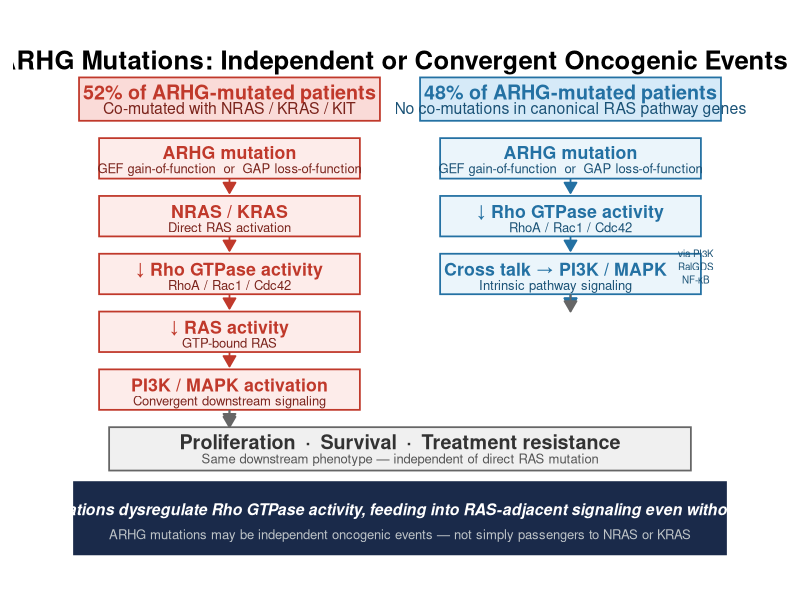

Generate this figure with R:
library(ggplot2)
library(grid)

BASE_DIR <- Sys.getenv("ARHG_BASE_DIR", unset = normalizePath("."))

# Canvas dimensions
W <- 14
H <- 9

# Helper to draw a rounded-corner box
box <- function(xmin, xmax, ymin, ymax, fill, color, alpha = 1) {
  annotate("rect", xmin = xmin, xmax = xmax, ymin = ymin, ymax = ymax,
           fill = fill, color = color, linewidth = 0.6, alpha = alpha)
}

# Helper for centered text
lbl <- function(x, y, label, size, fontface = "plain", color = "black", hjust = 0.5, vjust = 0.5) {
  annotate("text", x = x, y = y, label = label, size = size,
           fontface = fontface, color = color, hjust = hjust, vjust = vjust,
           lineheight = 1.1)
}

# Arrow segment
arr <- function(x, xend, y, yend, color = "#555555") {
  annotate("segment", x = x, xend = xend, y = y, yend = yend,
           arrow = arrow(length = unit(0.12, "inches"), type = "closed"),
           color = color, linewidth = 0.6)
}

# ---- Colors ----
red_fill   <- "#FDECEA"
red_border <- "#C0392B"
red_head   <- "#FADBD8"

blue_fill   <- "#EBF5FB"
blue_border <- "#2471A3"
blue_head   <- "#D6EAF8"

navy_fill  <- "#1A2A4A"

# ---- Layout: x zones ----
# Left column center: x = 3.5, right column center: x = 10.5
# Figure runs x: 0.5 - 13.5

p <- ggplot() +
  xlim(0, W) + ylim(0, H) +
  theme_void() +
  theme(
    plot.background = element_rect(fill = "white", color = NA),
    plot.margin = margin(10, 10, 10, 10)
  )

# ===== TITLE =====
p <- p +
  lbl(7, 8.65, "ARHG Mutations: Independent or Convergent Oncogenic Events?",
      size = 6.5, fontface = "bold", color = "black")

# ===== LEFT COLUMN =====
lx1 <- 0.6; lx2 <- 6.6; lcx <- (lx1 + lx2) / 2

# Header box (red)
p <- p +
  box(lx1, lx2, 7.6, 8.35, red_head, red_border) +
  lbl(lcx, 8.1, "52% of ARHG-mutated patients", size = 5, fontface = "bold", color = red_border) +
  lbl(lcx, 7.82, "Co-mutated with NRAS / KRAS / KIT", size = 4, color = "#7B241C")

# Box A: ARHG mutation
p <- p +
  box(lx1 + 0.4, lx2 - 0.4, 6.6, 7.3, red_fill, red_border) +
  lbl(lcx, 7.05, "ARHG mutation", size = 4.5, fontface = "bold", color = red_border) +
  lbl(lcx, 6.78, "GEF gain-of-function  or  GAP loss-of-function", size = 3.3, color = "#7B241C")

# Arrow
p <- p + arr(lcx, lcx, 6.6, 6.35, red_border)

# Box B: NRAS / KRAS
p <- p +
  box(lx1 + 0.4, lx2 - 0.4, 5.6, 6.3, red_fill, red_border) +
  lbl(lcx, 6.03, "NRAS / KRAS", size = 4.5, fontface = "bold", color = red_border) +
  lbl(lcx, 5.76, "Direct RAS activation", size = 3.3, color = "#7B241C")

# Arrow
p <- p + arr(lcx, lcx, 5.6, 5.35, red_border)

# Box C: Rho GTPase
p <- p +
  box(lx1 + 0.4, lx2 - 0.4, 4.6, 5.3, red_fill, red_border) +
  lbl(lcx, 5.03, "\u2193 Rho GTPase activity", size = 4.5, fontface = "bold", color = red_border) +
  lbl(lcx, 4.76, "RhoA / Rac1 / Cdc42", size = 3.3, color = "#7B241C")

# Arrow
p <- p + arr(lcx, lcx, 4.6, 4.35, red_border)

# Box D: RAS activity
p <- p +
  box(lx1 + 0.4, lx2 - 0.4, 3.6, 4.3, red_fill, red_border) +
  lbl(lcx, 4.03, "\u2193 RAS activity", size = 4.5, fontface = "bold", color = red_border) +
  lbl(lcx, 3.76, "GTP-bound RAS", size = 3.3, color = "#7B241C")

# Arrow
p <- p + arr(lcx, lcx, 3.6, 3.35, red_border)

# Box E: PI3K / MAPK
p <- p +
  box(lx1 + 0.4, lx2 - 0.4, 2.6, 3.3, red_fill, red_border) +
  lbl(lcx, 3.03, "PI3K / MAPK activation", size = 4.5, fontface = "bold", color = red_border) +
  lbl(lcx, 2.76, "Convergent downstream signaling", size = 3.3, color = "#7B241C")

# ===== RIGHT COLUMN =====
rx1 <- 7.4; rx2 <- 13.4; rcx <- (rx1 + rx2) / 2

# Header box (blue)
p <- p +
  box(rx1, rx2, 7.6, 8.35, blue_head, blue_border) +
  lbl(rcx, 8.1, "48% of ARHG-mutated patients", size = 5, fontface = "bold", color = blue_border) +
  lbl(rcx, 7.82, "No co-mutations in canonical RAS pathway genes", size = 4, color = "#1A5276")

# Box A: ARHG mutation
p <- p +
  box(rx1 + 0.4, rx2 - 0.4, 6.6, 7.3, blue_fill, blue_border) +
  lbl(rcx, 7.05, "ARHG mutation", size = 4.5, fontface = "bold", color = blue_border) +
  lbl(rcx, 6.78, "GEF gain-of-function  or  GAP loss-of-function", size = 3.3, color = "#1A5276")

# Arrow
p <- p + arr(rcx, rcx, 6.6, 6.35, blue_border)

# Box B: Rho GTPase
p <- p +
  box(rx1 + 0.4, rx2 - 0.4, 5.6, 6.3, blue_fill, blue_border) +
  lbl(rcx, 6.03, "\u2193 Rho GTPase activity", size = 4.5, fontface = "bold", color = blue_border) +
  lbl(rcx, 5.76, "RhoA / Rac1 / Cdc42", size = 3.3, color = "#1A5276")

# Arrow
p <- p + arr(rcx, rcx, 5.6, 5.35, blue_border)

# Box C: Cross talk
p <- p +
  box(rx1 + 0.4, rx2 - 0.4, 4.6, 5.3, blue_fill, blue_border) +
  lbl(rcx - 0.3, 5.03, "Cross talk \u2192 PI3K / MAPK", size = 4.5, fontface = "bold", color = blue_border) +
  lbl(rcx - 0.3, 4.76, "Intrinsic pathway signaling", size = 3.3, color = "#1A5276") +
  # small note on right side
  lbl(rx2 - 0.5, 5.08, "via PI3K\nRalGDS\nNF-\u03baB", size = 2.5, color = "#1A5276", hjust = 0.5)

# Arrow from cross talk down to bottom box
p <- p + arr(rcx, rcx, 4.6, 4.35, blue_border)

# ===== BOTTOM CONVERGENCE BOX =====
# Both arrows converge to this
p <- p +
  arr(lcx, lcx, 2.6, 2.35, "#666666") +
  arr(rcx, rcx, 4.6, 4.35, blue_border)

# Redraw final arrow for left since we already drew above
# Bottom wide box
p <- p +
  box(1.2, 12.8, 1.55, 2.3, "#F0F0F0", "#666666") +
  lbl(7, 2.05, "Proliferation  \u00b7  Survival  \u00b7  Treatment resistance",
      size = 5, fontface = "bold", color = "#333333") +
  lbl(7, 1.76, "Same downstream phenotype — independent of direct RAS mutation",
      size = 3.3, color = "#555555")

# Arrows from column boxes to bottom box
p <- p +
  arr(lcx, lcx, 2.6, 2.3, "#666666") +
  arr(rcx, rcx, 4.6, 4.3, "#666666")

# ===== HYPOTHESIS BAR =====
p <- p +
  box(0.5, 13.5, 0.1, 1.35, navy_fill, navy_fill) +
  lbl(7, 0.88,
      "Hypothesis: ARHG mutations dysregulate Rho GTPase activity, feeding into RAS-adjacent signaling even without direct RAS mutations",
      size = 4, fontface = "bold.italic", color = "white") +
  lbl(7, 0.45,
      "ARHG mutations may be independent oncogenic events \u2014 not simply passengers to NRAS or KRAS",
      size = 3.3, color = "#BDC3C7")

# ===== SAVE =====
ggsave(
  file.path(BASE_DIR, "Presentations/arhg_ras_connection.png"),
  plot = p,
  width = W, height = H, dpi = 180, bg = "white"
)

cat("Saved arhg_ras_connection.png\n")
